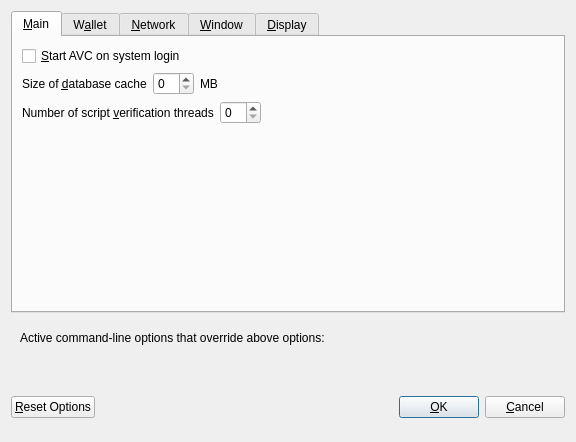
<?xml version="1.0" encoding="UTF-8"?>
<ui version="4.0">
 <class>OptionsDialog</class>
 <widget class="QDialog" name="OptionsDialog">
  <property name="geometry">
   <rect>
    <x>0</x>
    <y>0</y>
    <width>576</width>
    <height>442</height>
   </rect>
  </property>
  <property name="windowTitle">
   <string>Options</string>
  </property>
  <property name="modal">
   <bool>true</bool>
  </property>
  <layout class="QVBoxLayout" name="verticalLayout">
   <item>
    <widget class="QTabWidget" name="tabWidget">
     <property name="currentIndex">
      <number>0</number>
     </property>
     <widget class="QWidget" name="tabMain">
      <attribute name="title">
       <string>&amp;Main</string>
      </attribute>
      <layout class="QVBoxLayout" name="verticalLayout_Main">
       <item>
        <widget class="QCheckBox" name="bitcoinAtStartup">
         <property name="toolTip">
          <string>Automatically start AVC after logging in to the system.</string>
         </property>
         <property name="text">
          <string>&amp;Start AVC on system login</string>
         </property>
        </widget>
       </item>
       <item>
        <layout class="QHBoxLayout" name="horizontalLayout_2_Main">
         <item>
          <widget class="QLabel" name="databaseCacheLabel">
           <property name="text">
            <string>Size of &amp;database cache</string>
           </property>
           <property name="textFormat">
            <enum>Qt::PlainText</enum>
           </property>
           <property name="buddy">
            <cstring>databaseCache</cstring>
           </property>
          </widget>
         </item>
         <item>
          <widget class="QSpinBox" name="databaseCache"/>
         </item>
         <item>
          <widget class="QLabel" name="databaseCacheUnitLabel">
           <property name="text">
            <string>MB</string>
           </property>
           <property name="textFormat">
            <enum>Qt::PlainText</enum>
           </property>
          </widget>
         </item>
         <item>
          <spacer name="horizontalSpacer_2_Main">
           <property name="orientation">
            <enum>Qt::Horizontal</enum>
           </property>
           <property name="sizeHint" stdset="0">
            <size>
             <width>40</width>
             <height>20</height>
            </size>
           </property>
          </spacer>
         </item>
        </layout>
       </item>
       <item>
        <layout class="QHBoxLayout" name="horizontalLayout_3_Main">
         <item>
          <widget class="QLabel" name="threadsScriptVerifLabel">
           <property name="text">
            <string>Number of script &amp;verification threads</string>
           </property>
           <property name="textFormat">
            <enum>Qt::PlainText</enum>
           </property>
           <property name="buddy">
            <cstring>threadsScriptVerif</cstring>
           </property>
          </widget>
         </item>
         <item>
          <widget class="QSpinBox" name="threadsScriptVerif">
           <property name="toolTip">
            <string>(0 = auto, &lt;0 = leave that many cores free)</string>
           </property>
          </widget>
         </item>
         <item>
          <spacer name="horizontalSpacer_3_Main">
           <property name="orientation">
            <enum>Qt::Horizontal</enum>
           </property>
           <property name="sizeHint" stdset="0">
            <size>
             <width>40</width>
             <height>20</height>
            </size>
           </property>
          </spacer>
         </item>
        </layout>
       </item>
       <item>
        <spacer name="verticalSpacer_2">
         <property name="orientation">
          <enum>Qt::Vertical</enum>
         </property>
         <property name="sizeHint" stdset="0">
          <size>
           <width>20</width>
           <height>40</height>
          </size>
         </property>
        </spacer>
       </item>
      </layout>
     </widget>
     <widget class="QWidget" name="tabWallet">
      <attribute name="title">
       <string>W&amp;allet</string>
      </attribute>
      <layout class="QVBoxLayout" name="verticalLayout_Wallet">
       <item>
        <layout class="QHBoxLayout" name="horizontalLayout_2_Wallet">
         <item>
          <widget class="QLabel" name="labelStakeSplitThresholdText">
           <property name="text">
            <string>Stake split threshold:</string>
           </property>
          </widget>
         </item>
         <item>
          <widget class="QSpinBox" name="spinBoxStakeSplitThreshold">
           <property name="minimum">
            <number>1</number>
           </property>
           <property name="maximum">
            <number>999999</number>
           </property>
          </widget>
         </item>
        </layout>
       </item>
       <item>
        <widget class="QGroupBox" name="groupBox">
         <property name="title">
          <string>Expert</string>
         </property>
         <layout class="QVBoxLayout" name="verticalLayout_2">
          <item>
           <widget class="QCheckBox" name="coinControlFeatures">
            <property name="toolTip">
             <string>Whether to show coin control features or not.</string>
            </property>
            <property name="text">
             <string>Enable coin &amp;control features</string>
            </property>
           </widget>
          </item>
          <item>
           <widget class="QCheckBox" name="showMasternodesTab">
            <property name="toolTip">
             <string>Show additional tab listing all your masternodes in first sub-tab&lt;br/&gt;and all masternodes on the network in second sub-tab.</string>
            </property>
            <property name="text">
             <string>Show Masternodes Tab</string>
            </property>
           </widget>
          </item>
          <item>
           <widget class="QCheckBox" name="spendZeroConfChange">
            <property name="toolTip">
             <string>If you disable the spending of unconfirmed change, the change from a transaction&lt;br/&gt;cannot be used until that transaction has at least one confirmation.&lt;br/&gt;This also affects how your balance is computed.</string>
            </property>
            <property name="text">
             <string>&amp;Spend unconfirmed change</string>
            </property>
           </widget>
          </item>
         </layout>
        </widget>
       </item>
       <item>
        <spacer name="verticalSpacer_Wallet">
         <property name="orientation">
          <enum>Qt::Vertical</enum>
         </property>
         <property name="sizeHint" stdset="0">
          <size>
           <width>20</width>
           <height>40</height>
          </size>
         </property>
        </spacer>
       </item>
      </layout>
     </widget>
     <widget class="QWidget" name="tabNetwork">
      <attribute name="title">
       <string>&amp;Network</string>
      </attribute>
      <layout class="QVBoxLayout" name="verticalLayout_Network">
       <item>
        <widget class="QCheckBox" name="mapPortUpnp">
         <property name="toolTip">
          <string>Automatically open the AVC Coin client port on the router. This only works when your router supports UPnP and it is enabled.</string>
         </property>
         <property name="text">
          <string>Map port using &amp;UPnP</string>
         </property>
        </widget>
       </item>
       <item>
        <widget class="QCheckBox" name="allowIncoming">
         <property name="toolTip">
          <string>Accept connections from outside</string>
         </property>
         <property name="text">
          <string>Allow incoming connections</string>
         </property>
        </widget>
       </item>
       <item>
        <widget class="QCheckBox" name="connectSocks">
         <property name="toolTip">
          <string>Connect to the AVC Coin network through a SOCKS5 proxy.</string>
         </property>
         <property name="text">
          <string>&amp;Connect through SOCKS5 proxy (default proxy):</string>
         </property>
        </widget>
       </item>
       <item>
        <layout class="QHBoxLayout" name="horizontalLayout_1_Network">
         <item>
          <widget class="QLabel" name="proxyIpLabel">
           <property name="text">
            <string>Proxy &amp;IP:</string>
           </property>
           <property name="textFormat">
            <enum>Qt::PlainText</enum>
           </property>
           <property name="buddy">
            <cstring>proxyIp</cstring>
           </property>
          </widget>
         </item>
         <item>
          <widget class="QValidatedLineEdit" name="proxyIp">
           <property name="minimumSize">
            <size>
             <width>140</width>
             <height>0</height>
            </size>
           </property>
           <property name="maximumSize">
            <size>
             <width>140</width>
             <height>16777215</height>
            </size>
           </property>
           <property name="toolTip">
            <string>IP address of the proxy (e.g. IPv4: 127.0.0.1 / IPv6: ::1)</string>
           </property>
          </widget>
         </item>
         <item>
          <widget class="QLabel" name="proxyPortLabel">
           <property name="text">
            <string>&amp;Port:</string>
           </property>
           <property name="textFormat">
            <enum>Qt::PlainText</enum>
           </property>
           <property name="buddy">
            <cstring>proxyPort</cstring>
           </property>
          </widget>
         </item>
         <item>
          <widget class="QLineEdit" name="proxyPort">
           <property name="minimumSize">
            <size>
             <width>55</width>
             <height>0</height>
            </size>
           </property>
           <property name="maximumSize">
            <size>
             <width>55</width>
             <height>16777215</height>
            </size>
           </property>
           <property name="toolTip">
            <string>Port of the proxy (e.g. 9050)</string>
           </property>
          </widget>
         </item>
         <item>
          <spacer name="horizontalSpacer_1_Network">
           <property name="orientation">
            <enum>Qt::Horizontal</enum>
           </property>
           <property name="sizeHint" stdset="0">
            <size>
             <width>40</width>
             <height>20</height>
            </size>
           </property>
          </spacer>
         </item>
        </layout>
       </item>
       <item>
        <spacer name="verticalSpacer_Network">
         <property name="orientation">
          <enum>Qt::Vertical</enum>
         </property>
         <property name="sizeHint" stdset="0">
          <size>
           <width>20</width>
           <height>40</height>
          </size>
         </property>
        </spacer>
       </item>
      </layout>
     </widget>
     <widget class="QWidget" name="tabWindow">
      <attribute name="title">
       <string>&amp;Window</string>
      </attribute>
      <layout class="QVBoxLayout" name="verticalLayout_Window">
       <item>
        <widget class="QCheckBox" name="minimizeToTray">
         <property name="toolTip">
          <string>Show only a tray icon after minimizing the window.</string>
         </property>
         <property name="text">
          <string>&amp;Minimize to the tray instead of the taskbar</string>
         </property>
        </widget>
       </item>
       <item>
        <widget class="QCheckBox" name="minimizeOnClose">
         <property name="toolTip">
          <string>Minimize instead of exit the application when the window is closed. When this option is enabled, the application will be closed only after selecting Quit in the menu.</string>
         </property>
         <property name="text">
          <string>M&amp;inimize on close</string>
         </property>
        </widget>
       </item>
       <item>
        <spacer name="verticalSpacer_Window">
         <property name="orientation">
          <enum>Qt::Vertical</enum>
         </property>
         <property name="sizeHint" stdset="0">
          <size>
           <width>20</width>
           <height>40</height>
          </size>
         </property>
        </spacer>
       </item>
      </layout>
     </widget>
     <widget class="QWidget" name="tabDisplay">
      <attribute name="title">
       <string>&amp;Display</string>
      </attribute>
      <layout class="QVBoxLayout" name="verticalLayout_Display">
       <item>
        <layout class="QHBoxLayout" name="horizontalLayout_1_Display">
         <item>
          <widget class="QLabel" name="langLabel">
           <property name="text">
            <string>User Interface &amp;language:</string>
           </property>
           <property name="textFormat">
            <enum>Qt::PlainText</enum>
           </property>
           <property name="buddy">
            <cstring>lang</cstring>
           </property>
          </widget>
         </item>
         <item>
          <widget class="QValueComboBox" name="lang">
           <property name="toolTip">
            <string>The user interface language can be set here. This setting will take effect after restarting AVC.</string>
           </property>
          </widget>
         </item>
        </layout>
       </item>
       <item>
        <widget class="QLabel" name="label_3">
         <property name="toolTip">
          <string notr="true"/>
         </property>
         <property name="statusTip">
          <string notr="true"/>
         </property>
         <property name="whatsThis">
          <string notr="true"/>
         </property>
         <property name="accessibleName">
          <string notr="true"/>
         </property>
         <property name="text">
          <string>Language missing or translation incomplete? Help contributing translations here:
https://www.transifex.com/AVC-project/AVC-project-translations</string>
         </property>
         <property name="wordWrap">
          <bool>true</bool>
         </property>
         <property name="openExternalLinks">
          <bool>true</bool>
         </property>
         <property name="textInteractionFlags">
          <set>Qt::TextBrowserInteraction</set>
         </property>
        </widget>
       </item>
       <item>
        <layout class="QHBoxLayout" name="horizontalLayout_2_Display" stretch="0,0">
         <item>
          <widget class="QLabel" name="themeLabel">
           <property name="text">
            <string>User Interface Theme:</string>
           </property>
          </widget>
         </item>
         <item>
          <widget class="QValueComboBox" name="theme"/>
         </item>
        </layout>
       </item>
       <item>
        <widget class="QWidget" name="verticalZAVCDisplayWidget" native="true">
         <layout class="QVBoxLayout" name="verticalZAVCDisplayLayout">
          <property name="margin">
           <number>0</number>
          </property>
          <item>
           <widget class="Line" name="line">
            <property name="orientation">
             <enum>Qt::Horizontal</enum>
            </property>
           </widget>
          </item>
          <item>
           <layout class="QHBoxLayout" name="horizontalLayout_3_Display">
            <item>
             <widget class="QLabel" name="unitLabel">
              <property name="text">
               <string>Unit to show amounts in:</string>
              </property>
              <property name="textFormat">
               <enum>Qt::PlainText</enum>
              </property>
             </widget>
            </item>
            <item>
             <widget class="QValueComboBox" name="unit">
              <property name="toolTip">
               <string>Choose the default subdivision unit to show in the interface and when sending coins.</string>
              </property>
             </widget>
            </item>
           </layout>
          </item>
          <item>
           <layout class="QHBoxLayout" name="horizontalLayout_4_Display">
            <item>
             <widget class="QLabel" name="digitsLabel">
              <property name="text">
               <string>Decimal digits</string>
              </property>
             </widget>
            </item>
            <item>
             <widget class="QValueComboBox" name="digits"/>
            </item>
           </layout>
          </item>
          <item>
           <layout class="QHBoxLayout" name="horizontalLayout_5_Display">
            <item>
             <widget class="QCheckBox" name="checkBoxHideOrphans">
              <property name="toolTip">
               <string>Hide orphan stakes in transaction lists</string>
              </property>
              <property name="text">
               <string>Hide orphan stakes</string>
              </property>
             </widget>
            </item>
            <item>
             <spacer name="horizontalSpacer">
              <property name="orientation">
               <enum>Qt::Horizontal</enum>
              </property>
              <property name="sizeHint" stdset="0">
               <size>
                <width>40</width>
                <height>20</height>
               </size>
              </property>
             </spacer>
            </item>
           </layout>
          </item>
          <item>
           <layout class="QHBoxLayout" name="horizontalLayout_6_Display">
            <item>
             <widget class="QLabel" name="thirdPartyTxUrlsLabel">
              <property name="toolTip">
               <string>Third party URLs (e.g. a block explorer) that appear in the transactions tab as context menu items. %s in the URL is replaced by transaction hash. Multiple URLs are separated by vertical bar |.</string>
              </property>
              <property name="text">
               <string>Third party transaction URLs</string>
              </property>
             </widget>
            </item>
            <item>
             <widget class="QLineEdit" name="thirdPartyTxUrls">
              <property name="toolTip">
               <string>Third party URLs (e.g. a block explorer) that appear in the transactions tab as context menu items. %s in the URL is replaced by transaction hash. Multiple URLs are separated by vertical bar |.</string>
              </property>
             </widget>
            </item>
           </layout>
          </item>
         </layout>
        </widget>
       </item>
       <item>
        <spacer name="verticalSpacer">
         <property name="orientation">
          <enum>Qt::Vertical</enum>
         </property>
         <property name="sizeHint" stdset="0">
          <size>
           <width>20</width>
           <height>40</height>
          </size>
         </property>
        </spacer>
       </item>
      </layout>
     </widget>
    </widget>
   </item>
   <item>
    <widget class="QFrame" name="frame">
     <layout class="QVBoxLayout" name="verticalLayout_Bottom">
      <item>
       <layout class="QHBoxLayout" name="horizontalLayout_Bottom">
        <item>
         <widget class="QLabel" name="overriddenByCommandLineInfoLabel">
          <property name="text">
           <string>Active command-line options that override above options:</string>
          </property>
          <property name="textFormat">
           <enum>Qt::PlainText</enum>
          </property>
         </widget>
        </item>
        <item>
         <spacer name="horizontalSpacer_Bottom">
          <property name="orientation">
           <enum>Qt::Horizontal</enum>
          </property>
          <property name="sizeHint" stdset="0">
           <size>
            <width>40</width>
            <height>20</height>
           </size>
          </property>
         </spacer>
        </item>
       </layout>
      </item>
      <item>
       <widget class="QLabel" name="overriddenByCommandLineLabel">
        <property name="text">
         <string/>
        </property>
        <property name="textFormat">
         <enum>Qt::PlainText</enum>
        </property>
        <property name="wordWrap">
         <bool>true</bool>
        </property>
       </widget>
      </item>
     </layout>
    </widget>
   </item>
   <item>
    <layout class="QHBoxLayout" name="horizontalLayout_Buttons">
     <item>
      <widget class="QPushButton" name="resetButton">
       <property name="toolTip">
        <string>Reset all client options to default.</string>
       </property>
       <property name="text">
        <string>&amp;Reset Options</string>
       </property>
       <property name="autoDefault">
        <bool>false</bool>
       </property>
      </widget>
     </item>
     <item>
      <spacer name="horizontalSpacer_1">
       <property name="orientation">
        <enum>Qt::Horizontal</enum>
       </property>
       <property name="sizeHint" stdset="0">
        <size>
         <width>40</width>
         <height>48</height>
        </size>
       </property>
      </spacer>
     </item>
     <item>
      <widget class="QLabel" name="statusLabel">
       <property name="minimumSize">
        <size>
         <width>200</width>
         <height>0</height>
        </size>
       </property>
       <property name="font">
        <font>
         <weight>75</weight>
         <bold>true</bold>
        </font>
       </property>
       <property name="text">
        <string/>
       </property>
       <property name="textFormat">
        <enum>Qt::PlainText</enum>
       </property>
       <property name="wordWrap">
        <bool>true</bool>
       </property>
      </widget>
     </item>
     <item>
      <spacer name="horizontalSpacer_2">
       <property name="orientation">
        <enum>Qt::Horizontal</enum>
       </property>
       <property name="sizeHint" stdset="0">
        <size>
         <width>40</width>
         <height>48</height>
        </size>
       </property>
      </spacer>
     </item>
     <item>
      <widget class="QPushButton" name="okButton">
       <property name="text">
        <string>&amp;OK</string>
       </property>
       <property name="autoDefault">
        <bool>false</bool>
       </property>
       <property name="default">
        <bool>true</bool>
       </property>
      </widget>
     </item>
     <item>
      <widget class="QPushButton" name="cancelButton">
       <property name="text">
        <string>&amp;Cancel</string>
       </property>
       <property name="autoDefault">
        <bool>false</bool>
       </property>
      </widget>
     </item>
    </layout>
   </item>
  </layout>
 </widget>
 <customwidgets>
  <customwidget>
   <class>QValidatedLineEdit</class>
   <extends>QLineEdit</extends>
   <header>qvalidatedlineedit.h</header>
  </customwidget>
  <customwidget>
   <class>QValueComboBox</class>
   <extends>QComboBox</extends>
   <header>qvaluecombobox.h</header>
  </customwidget>
 </customwidgets>
 <resources/>
 <connections/>
</ui>
